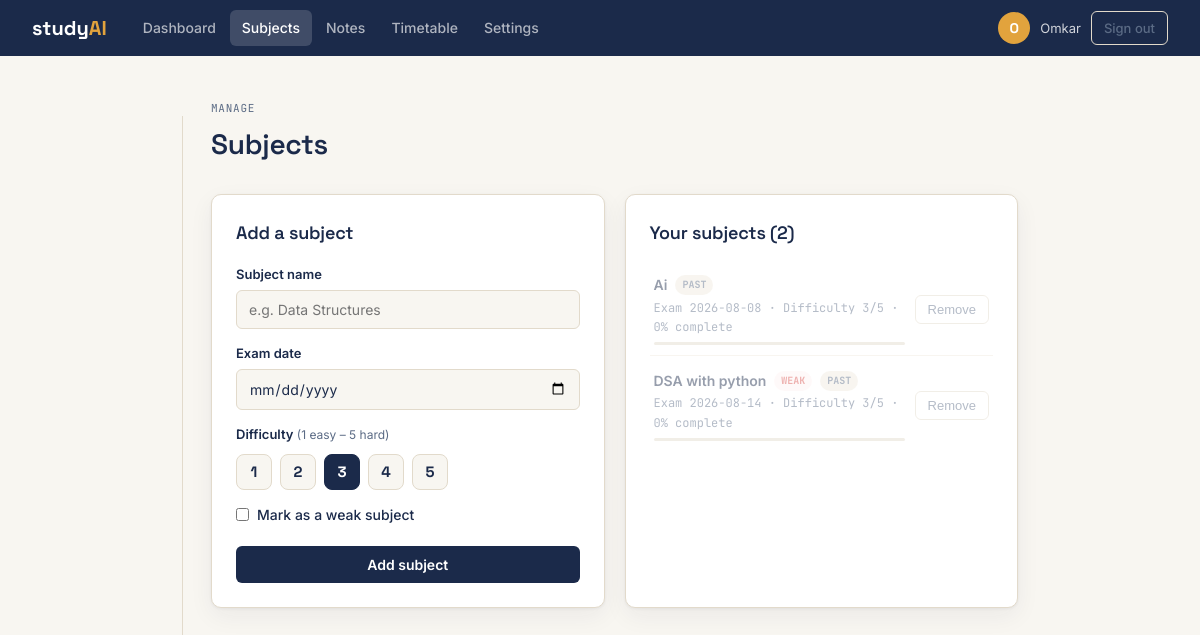
The page /subjects (signed in) on the database its author committed.
### tables this page shows
CREATE TABLE users (
    id INTEGER PRIMARY KEY AUTOINCREMENT,
    username TEXT UNIQUE NOT NULL,
    email TEXT UNIQUE NOT NULL,
    password_hash TEXT NOT NULL,
    daily_study_hours REAL NOT NULL DEFAULT 4.0,
    created_at TIMESTAMP NOT NULL DEFAULT CURRENT_TIMESTAMP
);

CREATE TABLE subjects (
    id INTEGER PRIMARY KEY AUTOINCREMENT,
    user_id INTEGER NOT NULL,
    name TEXT NOT NULL,
    exam_date DATE NOT NULL,
    difficulty INTEGER NOT NULL DEFAULT 3,
    is_weak INTEGER NOT NULL DEFAULT 0,
    created_at TIMESTAMP NOT NULL DEFAULT CURRENT_TIMESTAMP,
    FOREIGN KEY (user_id) REFERENCES users (id)
);

### app.py (the view, shortened to what this page needs)
@app.route("/subjects", methods=["GET","POST"])
@login_required
def subjects():
    db = db_module.get_db()
    all_subjects = _subjects_with_progress(db, g.user["id"])
    return render_template("subjects.html", subjects=all_subjects, today=date.today())

### app.py (called while the page is built)
@app.before_request
def load_user():
    uid = session.get("user_id")
    g.user = db_module.get_db().execute("SELECT * FROM users WHERE id=?", (uid,)).fetchone() if uid else None

def login_required(view):
    @wraps(view)
    def wrapped(**kw):
        if g.user is None:
            flash("Please log in to continue.", "error")
            return redirect(url_for("login"))
        return view(**kw)
    return wrapped

def _subjects_with_progress(db, user_id):
    return db.execute(
        "SELECT s.*, COUNT(t.id) AS total_topics, "
        "SUM(CASE WHEN t.is_completed=1 THEN 1 ELSE 0 END) AS completed_topics "
        "FROM subjects s LEFT JOIN topics t ON t.subject_id=s.id "
        "WHERE s.user_id=? GROUP BY s.id ORDER BY s.exam_date ASC",
        (user_id,),
    ).fetchall()

### db.py (called while the page is built)
def get_db():
    if "db" not in g:
        g.db = sqlite3.connect(current_app.config["DATABASE"])
        g.db.row_factory = sqlite3.Row
        g.db.execute("PRAGMA foreign_keys = ON")
    return g.db

### templates/subjects.html (shortened to what this page needs)
{% extends 'base.html' %}
{% block content %}
<div class="page-header">
  <div>
    <p class="eyebrow">Manage</p>
    <h1>Subjects</h1>
  </div>
</div>
<div class="two-col">
  <div class="card">
    <h2 class="card-title">Add a subject</h2>
    <form method="post">
      <div class="field">
        <label for="name">Subject name</label>
        <input id="name" name="name" type="text" placeholder="e.g. Data Structures" required autofocus>
      </div>
      <div class="field">
        <label for="exam_date">Exam date</label>
        <input id="exam_date" name="exam_date" type="date" required>
      </div>
      <div class="field">
        <label>Difficulty <span class="label-note">(1 easy – 5 hard)</span></label>
        <div class="difficulty-picker">
          {% for i in range(1,6) %}
          <label class="diff-btn">
            <span>{{ i }}</span>
          </label>
          {% endfor %}
        </div>
      </div>
      <label class="check-row">
        <input type="checkbox" name="is_weak">
        <span>Mark as a weak subject</span>
      </label>
      <button type="submit" class="btn-primary btn-block" style="margin-top:20px">Add subject</button>
    </form>
  </div>
  <div class="card">
    <h2 class="card-title">Your subjects ({{ subjects|length }})</h2>
    {% if subjects|length == 0 %}
    <div class="empty-state">
      <div class="empty-icon">📚</div>
      <p>No subjects yet. Add your first one on the left.</p>
    </div>
    {% else %}
    <div class="subject-list">
      {% for s in subjects %}
      {% set is_past = s['exam_date'] < today.isoformat() %}
      {% set total = s['total_topics'] or 0 %}
      {% set done  = s['completed_topics'] or 0 %}
      {% set pct   = ((done/total)*100)|round|int if total else 0 %}
      <div class="subject-row {{ 'is-past' if is_past }}">
        <a href="{{ url_for('subject_detail', sid=s['id']) }}" class="subject-link">
          <div class="subject-top">
            <span class="subject-name">{{ s['name'] }}</span>
            {% if s['is_weak'] %}<span class="badge badge-weak">Weak</span>{% endif %}
            {% if is_past %}<span class="badge badge-past">Past</span>{% endif %}
          </div>
          <div class="subject-meta">
            Exam {{ s['exam_date'] }} · Difficulty {{ s['difficulty'] }}/5
            {% if total %} · {{ pct }}% complete{% else %} · no topics yet{% endif %}
          </div>
          {% if total %}
          <div class="mini-progress">
          </div>
          {% endif %}
        </a>
        <form method="post" action="{{ url_for('delete_subject', sid=s['id']) }}"
              data-name="{{ s['name'] }}"
              onsubmit="return confirm('Remove '+this.dataset.name+'?')">
          <button type="submit" class="btn-ghost-sm">Remove</button>
        </form>
      </div>
      {% endfor %}
    </div>
    {% endif %}
  </div>
</div>
{% endblock %}

### templates/base.html (shortened to what this page needs)
<!doctype html>
<html lang="en">
<head>
  <link rel="stylesheet" href="{{ url_for('static', filename='css/style.css') }}">
</head>
<body>
<header class="topbar">
  <a class="wordmark" href="{{ url_for('index') }}">study<span>AI</span></a>
  {% if g.user %}
  <nav class="nav">
    <a href="{{ url_for('dashboard') }}"    class="{{ 'active' if request.endpoint=='dashboard' }}">Dashboard</a>
    <a href="{{ url_for('subjects') }}"     class="{{ 'active' if request.endpoint in ['subjects','subject_detail'] }}">Subjects</a>
    <a href="{{ url_for('notes_overview') }}"class="{{ 'active' if request.endpoint in ['notes_overview','download_note'] }}">Notes</a>
    <a href="{{ url_for('timetable') }}"    class="{{ 'active' if request.endpoint=='timetable' }}">Timetable</a>
    <a href="{{ url_for('settings') }}"     class="{{ 'active' if request.endpoint=='settings' }}">Settings</a>
  </nav>
  <div class="topbar-user">
    <span class="user-avatar">{{ g.user['username'][0].upper() }}</span>
    <span class="user-name">{{ g.user['username'] }}</span>
    <a href="{{ url_for('logout') }}" class="btn-ghost-sm">Sign out</a>
  </div>
  {% endif %}
</header>
<div class="page-shell">
  <main class="page-content">
    {% block content %}{% endblock %}
  </main>
</div>
</body>
</html>

### rows shown on the page
users: username "O", user.username "Omkar"
subjects: name "Ai", exam_date "2026-08-08", difficulty "3", is_weak "0"
subjects: name "DSA with python", is_weak "WEAK", exam_date "2026-08-14", difficulty "3", pct "0"

### other values the page prints
{{ i }} "1" "2" "3" "4" "5"
{{ subjects|length }} "2"
